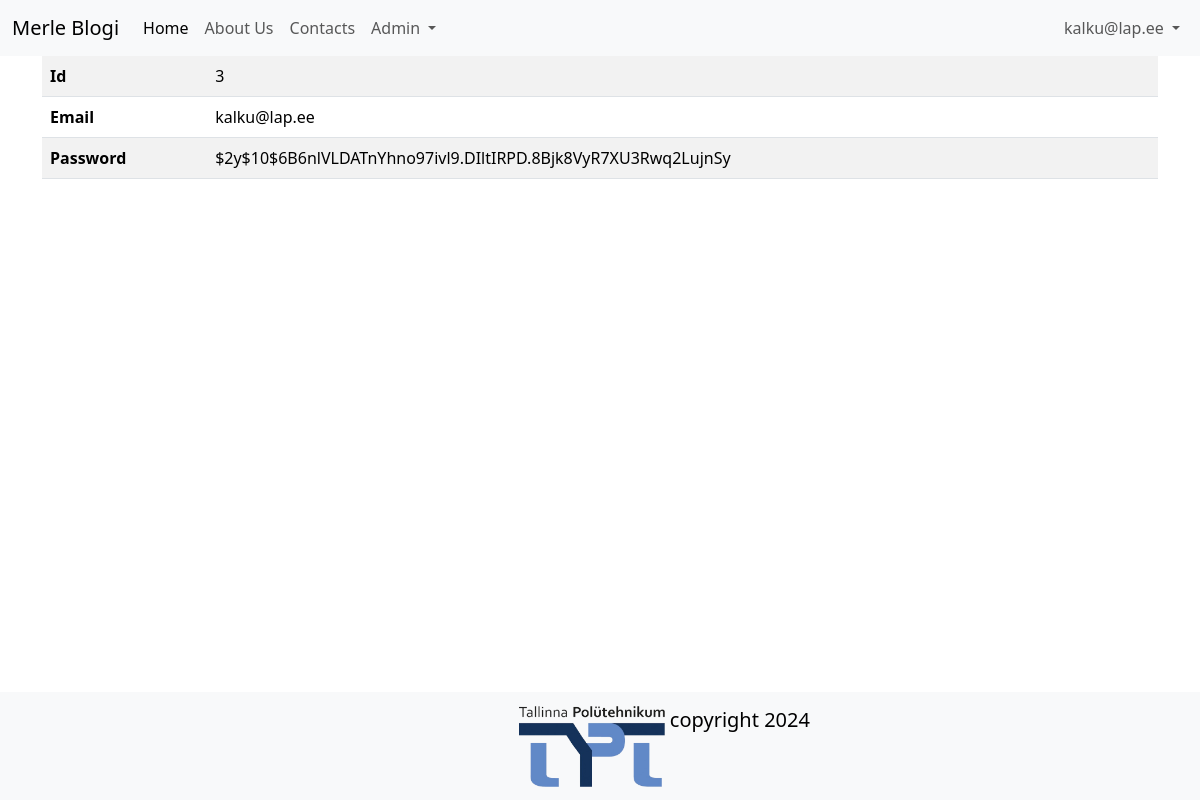
/admin/users/show?id=3 (signed in), run on an earlier commit of the app's database.
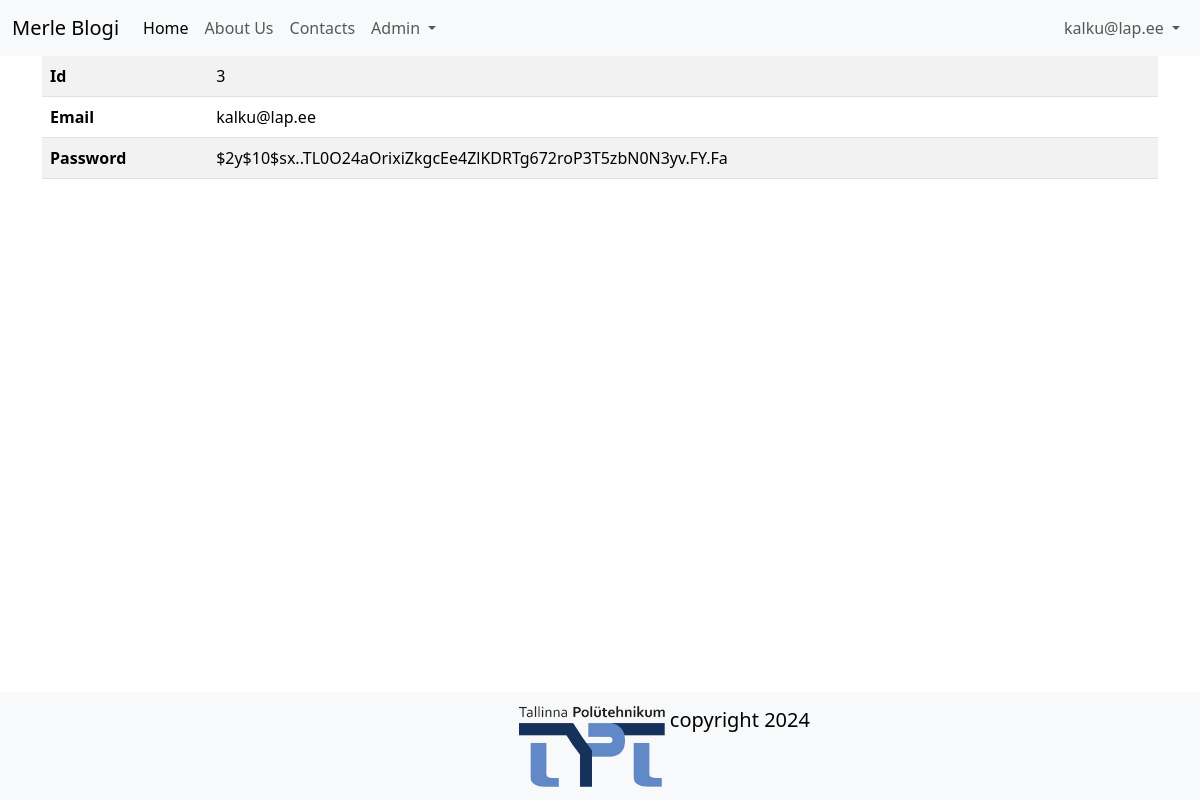
And on a later commit of the database.
### tables this page shows
CREATE TABLE users
(
    id       integer
        constraint users_pk
            primary key autoincrement,
    email    text not null
        constraint users_pk2
            unique,
    password text not null
);

### src/Controllers/UsersController.php (called while the page is built, shortened)
<?php
class UsersController {
    public function show() {
        $user = User::find($_GET['id']);
        include 'views/users/show.php';
    }
}

### src/DB.php (called while the page is built, shortened)
<?php
class DB {
    public $conn;
    public function __construct()
    {
        try {
            $this->conn = new PDO("sqlite:" . __DIR__ . "/../db.sqlite");
            $this->conn->setAttribute(PDO::ATTR_ERRMODE, PDO::ERRMODE_EXCEPTION);
        } catch(PDOException $e) {
            echo "Connection failed: " . $e->getMessage();
          }
    }
    public function find($table, $class, $id){
        $stmt = $this->conn->prepare("SELECT * FROM $table WHERE id=$id");
        $stmt->execute();
        $stmt->setFetchMode(PDO::FETCH_CLASS, $class);
        return $stmt->fetch();
    }
}

### src/Models/Model.php (called while the page is built, shortened)
<?php
class Model {
    public static $table;
    public static function find($id) {
        $db = new DB();
        return $db ->find(static::$table, static::class, $id);
    }
}

### src/Models/User.php (called while the page is built, shortened)
<?php
class User extends Model{
    public static function auth() {
        if(isset($_SESSION['user_id'])) {
            return User::find($_SESSION['user_id']);
        }
            return null;
    }
}

### helpers.php (called while the page is built, shortened)
<?php
function auth(){
    return User::auth();
}

### views/users/show.php (the view)
<?php include 'views/partials/header.php' ?>
    <table class="table table-striped table-hover">
        <tr>
            <th>Id</th>
            <td><?=$user->id?></td>
        </tr>
        <tr>
            <th>Email</th>
            <td><?=$user->email?></td>
        </tr>
        <tr>
            <th>Password</th>
            <td><?=$user->password?></td>
        </tr>
    </table>
<?php include 'views/partials/footer.php' ?>

### views/partials/nav.php (shortened to what this page needs)
<nav class="navbar navbar-expand-lg bg-body-tertiary">
  <div class="container-fluid">
    <a class="navbar-brand" href="/">Merle Blogi</a>
    <div class="collapse navbar-collapse justify-content-between" id="navbarNav">
      <ul class="navbar-nav">
        <li class="nav-item">
          <a class="nav-link active" aria-current="page" href="/">Home</a>
        </li>
        <li class="nav-item">
          <a class="nav-link" href="/about">About Us</a>
        </li>
        <li class="nav-item">
          <a class="nav-link" href="/contacts">Contacts</a>
        </li>
        <?php if(auth()): ?>
        <li class="nav-item dropdown">
          <a class="nav-link dropdown-toggle" href="#" role="button" data-bs-toggle="dropdown" aria-expanded="false">
            Admin
          </a>
        </li>
        <?php endif ?>
      </ul>
      <ul class="navbar-nav">
        <?php if(auth()): ?>
          <li class="nav-item dropdown">
            <a class="nav-link dropdown-toggle" href="#" role="button" data-bs-toggle="dropdown" aria-expanded="false">
            <?=auth()->email?>
            </a>
        </li>
        <?php endif ?>
    </ul>
    </div>
  </div>
</nav>

What changed in the data, as far as the page shows it:
changed users "kalku@lap.ee": password "$2y$10$6B6nlVLDATnYhno97ivl9.DIltIRPD.8Bjk8VyR7XU3Rwq2LujnSy" → "$2y$10$sx..TL0O24aOrixiZkgcEe4ZlKDRTg672roP3T5zbN0N3yv.FY.Fa"
